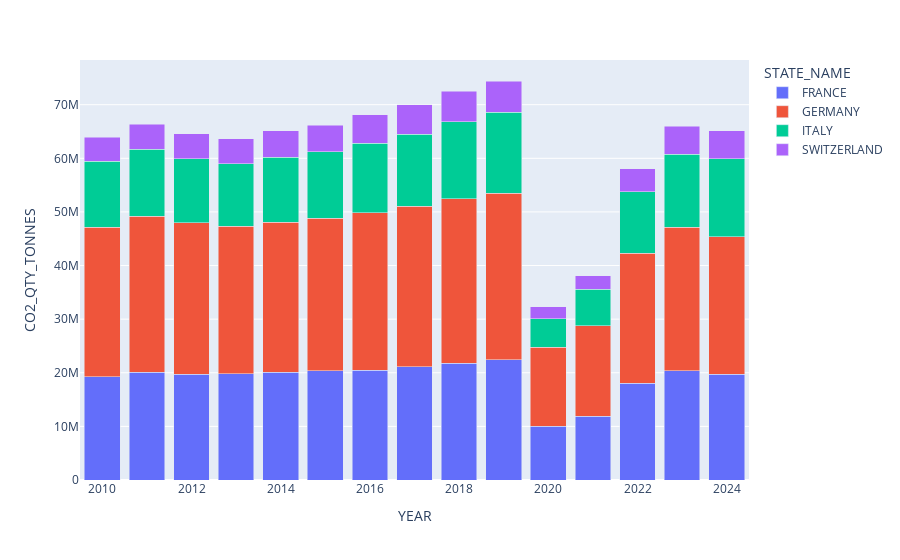

Notebook code for this chart:
### Code cell
# px: let's do a bar plot of the CO2 emissions by year and state
# x-axis: year
# y-axis: CO2 emissions
# color: state
# the bars can be either grouped (barmode='group') or stacked (barmode='stack')
fig = px.bar(df, x="YEAR", y="CO2_QTY_TONNES", color="STATE_NAME", barmode="stack")
fig.show()

### Figure 1 — Plotly figure (JSON) as saved in the notebook; plotly's stock layout.template omitted (floating-point values rounded to 4 significant figures)
{"data": [{"hovertemplate": "STATE_NAME=FRANCE<br>YEAR=%{x}<br>CO2_QTY_TONNES=%{y}<extra></extra>", "legendgroup": "FRANCE", "marker": {"color": "#636efa", "pattern": {"shape": ""}}, "name": "FRANCE", "orientation": "v", "showlegend": true, "textposition": "auto", "type": "bar", "x": [2010, 2011, 2012, 2013, 2014, 2015, 2016, 2017, 2018, 2019, 2020, 2021, 2022, 2023, 2024], "xaxis": "x", "y": [19226351, 20144639, 19686718, 19858181, 20104844, 20413982, 20482330, 21087940, 21763341, 22402052, 9992359, 11908935, 18007914, 20404824, 19716912], "yaxis": "y"}, {"hovertemplate": "STATE_NAME=GERMANY<br>YEAR=%{x}<br>CO2_QTY_TONNES=%{y}<extra></extra>", "legendgroup": "GERMANY", "marker": {"color": "#EF553B", "pattern": {"shape": ""}}, "name": "GERMANY", "orientation": "v", "showlegend": true, "textposition": "auto", "type": "bar", "x": [2010, 2011, 2012, 2013, 2014, 2015, 2016, 2017, 2018, 2019, 2020, 2021, 2022, 2023, 2024], "xaxis": "x", "y": [27910474, 29093269, 28252772, 27464775, 28011558, 28443619, 29342430, 29936948, 30677946, 31089435, 14740163, 16876115, 24287555, 26761470, 25654989], "yaxis": "y"}, {"hovertemplate": "STATE_NAME=ITALY<br>YEAR=%{x}<br>CO2_QTY_TONNES=%{y}<extra></extra>", "legendgroup": "ITALY", "marker": {"color": "#00cc96", "pattern": {"shape": ""}}, "name": "ITALY", "orientation": "v", "showlegend": true, "textposition": "auto", "type": "bar", "x": [2010, 2011, 2012, 2013, 2014, 2015, 2016, 2017, 2018, 2019, 2020, 2021, 2022, 2023, 2024], "xaxis": "x", "y": [12364211, 12445506, 11950237, 11624537, 12104896, 12323741, 12965737, 13502111, 14339146, 15106921, 5317375, 6811547, 11431253, 13628508, 14570035], "yaxis": "y"}, {"hovertemplate": "STATE_NAME=SWITZERLAND<br>YEAR=%{x}<br>CO2_QTY_TONNES=%{y}<extra></extra>", "legendgroup": "SWITZERLAND", "marker": {"color": "#ab63fa", "pattern": {"shape": ""}}, "name": "SWITZERLAND", "orientation": "v", "showlegend": true, "textposition": "auto", "type": "bar", "x": [2010, 2011, 2012, 2013, 2014, 2015, 2016, 2017, 2018, 2019, 2020, 2021, 2022, 2023, 2024], "xaxis": "x", "y": [4383852, 4711695, 4740374, 4744707, 4887259, 4992158, 5321777, 5479237, 5722354, 5823362, 2267074, 2506345, 4336435, 5188584, 5195998], "yaxis": "y"}], "layout": {"barmode": "stack", "legend": {"title": {"text": "STATE_NAME"}, "tracegroupgap": 0}, "margin": {"t": 60}, "xaxis": {"anchor": "y", "domain": [0, 1], "title": {"text": "YEAR"}}, "yaxis": {"anchor": "x", "domain": [0, 1], "title": {"text": "CO2_QTY_TONNES"}}}}
